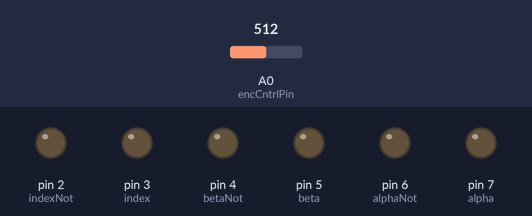
Recording of a sketch running on a simulated Arduino Uno, built with avr-gcc and run on an emulated ATmega328P. On the bench: output pins drawn as LEDs (lit = HIGH). Dashed ring = blinking. The test bench sets the inputs (shaded band); at power-on: A0 (encCntrlPin) = 512.

Above: at 1.2 s.
1.3 s: A0 (encCntrlPin) set to 360
2.8 s: A0 (encCntrlPin) set to 336
At 3.56 s:
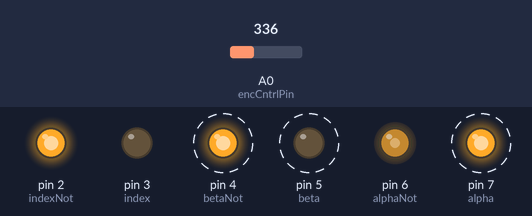
5.8 s: A0 (encCntrlPin) set to 272
8.8 s: A0 (encCntrlPin) set to 246
At 9.94 s:
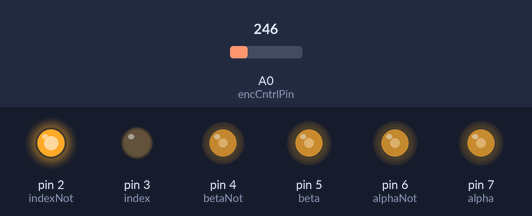
11.8 s: A0 (encCntrlPin) set to 180
14.8 s: A0 (encCntrlPin) set to 157
Timing chart, 0 to 20.9 s (numbered marks = the images above; inputs shaded):
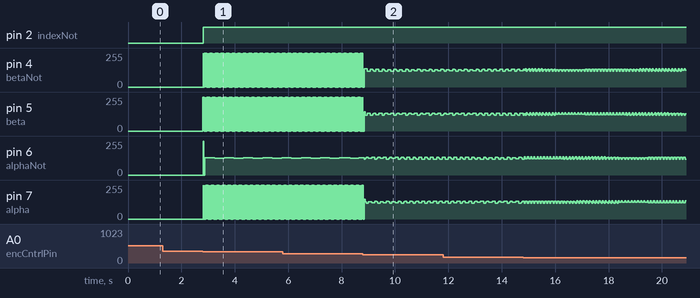

The sketch:

encoder.ino
```cpp
// encoder pin names
const int alpha =          7;
const int alphaNot =       6;
const int beta =           5;
const int betaNot =        4;
const int index =          3;
const int indexNot =       2;
const int encCntrlPin =    A0;

// encoder variables
int encCnt =               0;
int encDir =               0;
int encRes =               256;
int encSpd =               5;
int greyCnt =              0;
int encCntrlMax =          975;

// setup
void setup() {
  pinMode(alpha, OUTPUT);
  pinMode(alphaNot, OUTPUT);
  pinMode(beta, OUTPUT);
  pinMode(betaNot, OUTPUT);
  pinMode(index, OUTPUT);
  pinMode(indexNot, OUTPUT);
}

// program starts
void loop() {
  // read the control pin
  int encCntrlVal = analogRead(encCntrlPin);

  // decide what to do
  if (encCntrlVal < 350) {
    greyCnt--;
    if (greyCnt < 0) {
      greyCnt = 3;
    }
    encCnt--;
    if (encCnt < 0) {
      encCnt = encRes;
    }
    encSpd = 5;
  }
  else if (encCntrlVal > 680) {
    greyCnt++;
    if (greyCnt > 3) {
      greyCnt = 0;
    }
    encCnt++;
    if (encCnt > encRes) {
      encCnt = 0;
    }
    encSpd = 5;
  }
  else {
    return;
  }

  if (encCntrlVal < 258){
    encSpd = 7;
  }
  if (encCntrlVal < 172){
    encSpd = 8;
  }
  if (encCntrlVal < 86){
    encSpd = 9;
  }
  if (encCntrlVal > (encCntrlMax - 258)){
    encSpd = 7;
  }
  if (encCntrlVal > (encCntrlMax - 172)){
    encSpd = 8;
  }
  if (encCntrlVal > (encCntrlMax - 86)){
    encSpd = 9;
  }
  delay(10 - encSpd);

  indexOut();
  alphaOut();
  betaOut();
}

void indexOut() {
  if (encCnt == encRes) {
    digitalWrite(index, HIGH);
    digitalWrite(indexNot, LOW);
  }
  else {
    digitalWrite(index, LOW);
    digitalWrite(indexNot, HIGH);
  }
}

void alphaOut() {
  if (greyCnt == 0) {
    digitalWrite(alpha, LOW);
    digitalWrite(alphaNot, HIGH);
  }
  else if (greyCnt < 3) {
    digitalWrite(alpha, HIGH);
    digitalWrite(alphaNot, LOW);
  }
  else {
    digitalWrite(alpha, LOW);
    digitalWrite(alphaNot, HIGH);
  }
}

void betaOut() {
  if (greyCnt == 0) {
    digitalWrite(beta, LOW);
    digitalWrite(betaNot, HIGH);
  }
  else if (greyCnt > 1) {
    digitalWrite(beta, HIGH);
    digitalWrite(betaNot, LOW);
  }
  else {
    digitalWrite(beta, LOW);
    digitalWrite(betaNot, HIGH);
  }
}
```

Measured:
- the behaviour switches between 350 and 349 on A0 (encCntrlPin) (found by bisection; images 0 and 1)
- the behaviour switches between 258 and 257 on A0 (encCntrlPin) (found by bisection; images 1 and 2)
- after the input at 1.3 s, every drawn part: stays the same
- after the input at 2.8 s, pin 2 (indexNot): LOW → HIGH at once; pin 4 (betaNot), pin 5 (beta), pin 7 (alpha): alternates 255/255 for 0.01 s and 0/255 for 0.01 s, starting at once
